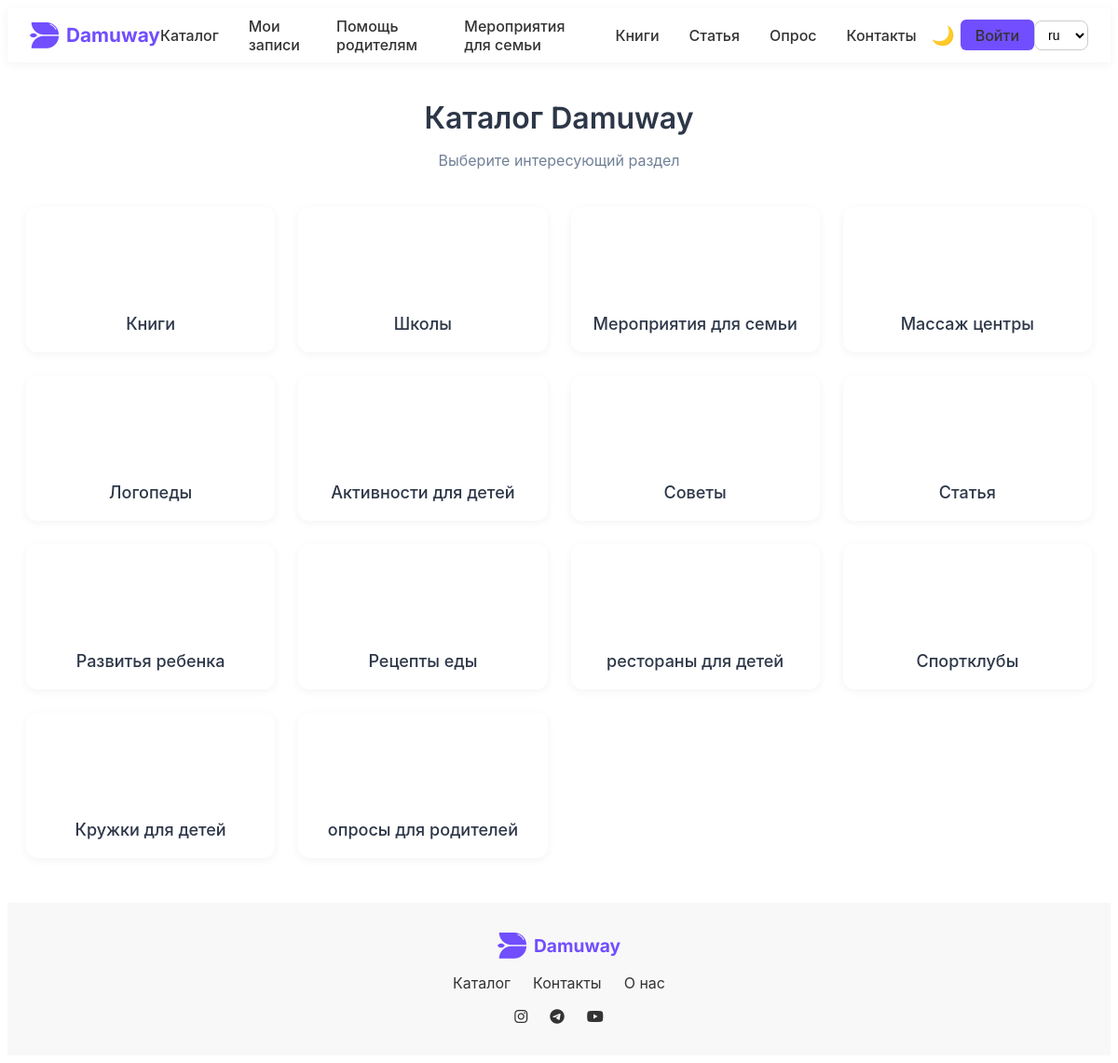
/ru/catalog/, run on the app's committed database.
### apps/catalog/models.py (models this page shows, shortened)
class Category(models.Model):
    name = models.CharField(max_length=255, verbose_name="Название")
    image_url = models.URLField(blank=True, null=True)
    url = models.CharField(max_length=100, verbose_name="URL раздела", help_text="Например: 'schools' для /schools/")

### apps/catalog/views.py (the view)
# urls.py: path("", web, name="catalog"),
def web(request):
    categories = Category.objects.all()
    return render(request, "catalog/index.html", {"categories": categories})

### templates/catalog/index.html (shortened to what this page needs)
{% extends 'base.html' %}
{% load static %}
{% block extra_css %}
<link rel="stylesheet" href="{% static 'css/catalog/index.css' %}">
{% endblock %}
{% block content %}
<div class="catalog-container">
    <h1 class="catalog-title">Каталог Damuway</h1>
    <p class="catalog-subtitle">Выберите интересующий раздел</p>
    <div class="categories-grid">
        {% for category in categories %}
        <a href="{{ category.url }}" class="category-card">
            {% if category.image_url %}
            <div class="category-image" style="background-image: url('{{ category.image_url }}')"></div>
            {% else %}
            <div class="category-icon">
                {{ category.name|slice:":1" }}
            </div>
            {% endif %}
            <h3>{{ category.name }}</h3>
        </a>
        {% endfor %}
    </div>
</div>
{% endblock %}

### static/css/navbar_footer.css (style rules this page uses)
:root { --main-color: #714EFF; --transition: all 0.3s ease; }
body, .navbar, .footer, .nav-container, .footer-container, .nav-menu a, .nav-auth a, .mobile-nav, .profile-dropdown, .card, .category-card, .section-card, .login-btn, .theme-btn, h1, h2, h3, p { transition: background-color 0.3s ease, color 0.3s ease, box-shadow 0.3s ease; }

### static/css/catalog/index.css (style rules this page uses)
:root { --primary: #714EFF; --primary-light: #F0EBFF; --text: #2D3748; --text-light: #718096; --border: #E2E8F0; }
.catalog-container { max-width: 1200px; margin: 40px auto; padding: 0 20px; font-family: 'Inter', -apple-system, sans-serif; }
.catalog-title { color: var(--text); font-size: 32px; font-weight: 600; text-align: center; margin-bottom: 10px; }
.catalog-subtitle { color: var(--text-light); text-align: center; font-size: 16px; margin-bottom: 40px; }
.categories-grid { display: grid; grid-template-columns: repeat(auto-fill, minmax(250px, 1fr)); gap: 25px; }
.category-card { background: white; border-radius: 12px; padding: 20px; text-decoration: none; color: var(--text); transition: all 0.3s ease; box-shadow: 0 2px 10px rgba(0,0,0,0.05); display: flex; flex-direction: column; align-items: center; text-align: center; }
.category-image { width: 80px; height: 80px; background-size: cover; background-position: center; border-radius: 50%; margin-bottom: 15px; }
.category-card h3 { font-size: 18px; font-weight: 500; margin: 0; }

### templates/base.html (style rules this page uses)
:root { --font-main: 'Inter', -apple-system, sans-serif; }
body { font-family: var(--font-main); -webkit-font-smoothing: antialiased; }

### data on the page
Category: name "Книги"
Category: name "Школы"
Category: name "Мероприятия для семьи"
Category: name "Массаж центры"
Category: name "Логопеды"
Category: name "Активности для детей"
Category: name "Советы"
Category: name "Статья"
Category: name "Развитья ребенка"
Category: name "Рецепты еды"
Category: name "рестораны для детей"
Category: name "Спортклубы"
Category: name "Кружки для детей"
Category: name "опросы для родителей"
